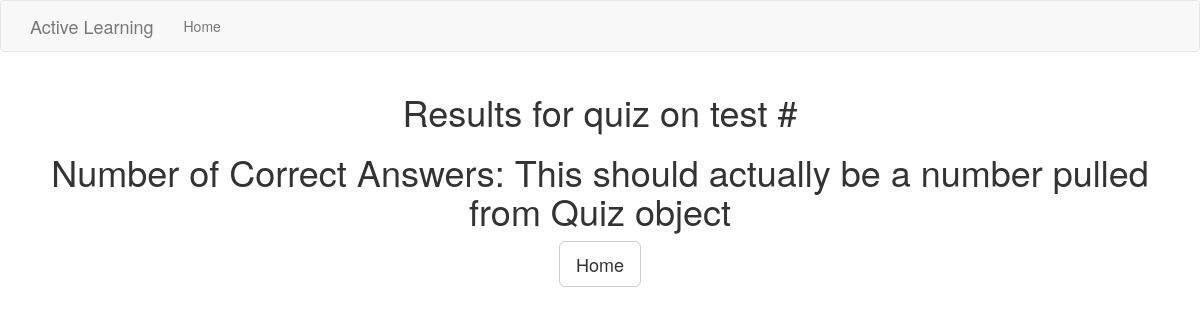
Before: /test_results?test_id=57 with the older database file.
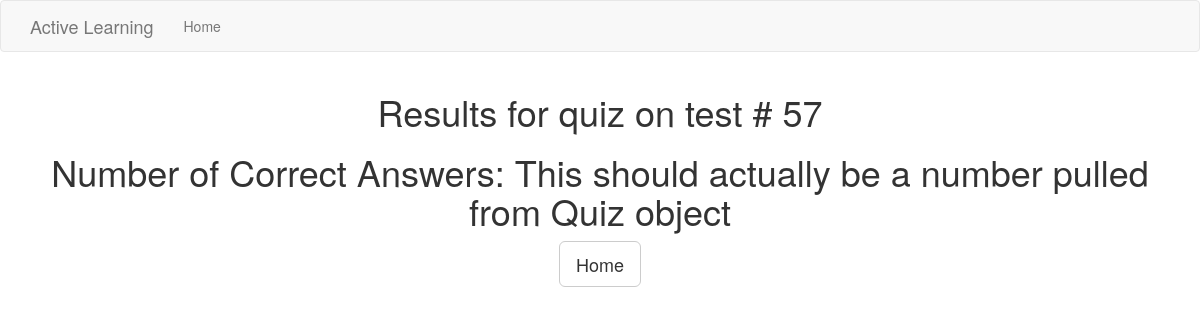
After: the same page with the newer database file.
### app/models.py (models this page shows, shortened)
class Test(db.Model):
    __tablename__ = 'test'
    id = db.Column(db.Integer, primary_key = True)
    correct_answers = db.Column(db.Integer)
    bin_id = db.Column(db.Integer, db.ForeignKey('bin.id'))

### app/routes.py (the view)
@app.route('/test_results')
def test_results():
	test_id = request.args.get('test_id')
	return(test_results_controller(test_id))

### app/test_results_controller.py (called while the page is built)
def test_results_controller(test_id):
	test = Test.query.filter_by(id = test_id).first()
	correct_answers = 'This should actually be a number pulled from Quiz object'
	return(render_template('test_results.html', title='Test Resluts', test=test, correct_answers=correct_answers))

### app/templates/test_results.html
{% extends "base.html" %}
{% import 'bootstrap/wtf.html' as wtf %}
{% block content %}
<h1 align="center">Results for quiz on test # {{test.id}}</h1>
<h1 align="center">Number of Correct Answers: {{correct_answers}}</h1>
  <p align="center">
    <a class="btn btn-lg btn-default" id="quizButton" href="{{ url_for('index') }}">Home</a>
  </p>
{% endblock %}

### app/templates/base.html (shortened to what this page needs)
{% extends 'bootstrap/base.html' %}
{% block navbar %}
  <nav class="navbar navbar-default">
    <div class="container">
            <div class="navbar-header">
                <a class="navbar-brand" href="{{ url_for('index') }}">Active Learning</a>
      </div>
  <div class="collapse navbar-collapse" id="bs-example-navbar-collapse-1">
      <ul class="nav navbar-nav">
        <li><a href="{{ url_for('index') }}">Home</a></li>
      </ul>
	</nav>
<div class="container">
{% endblock %}

Changed rows visible on the page:
added Test: id "57"
